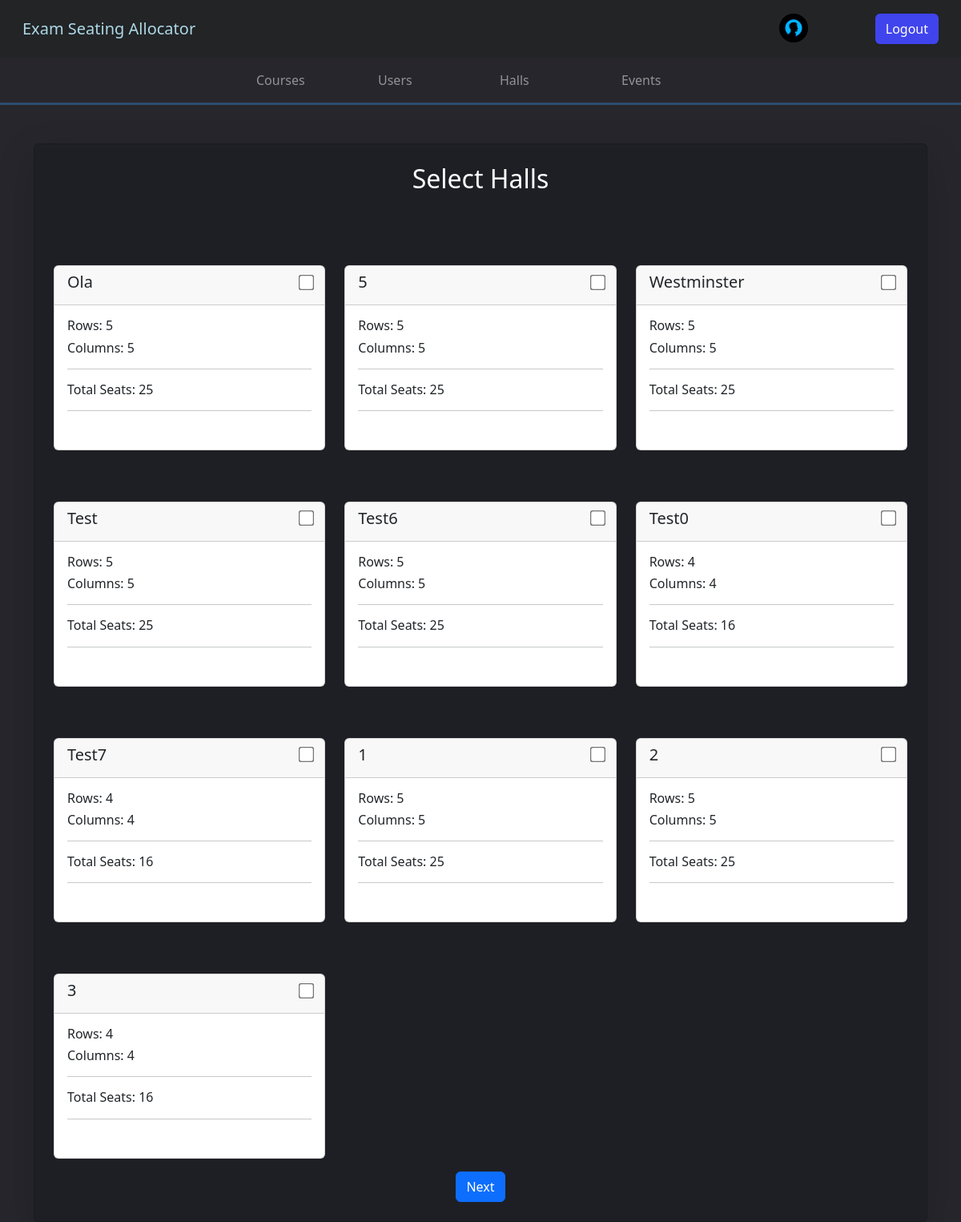
The app's page /create_new_event_halls/90 (signed in), older data.
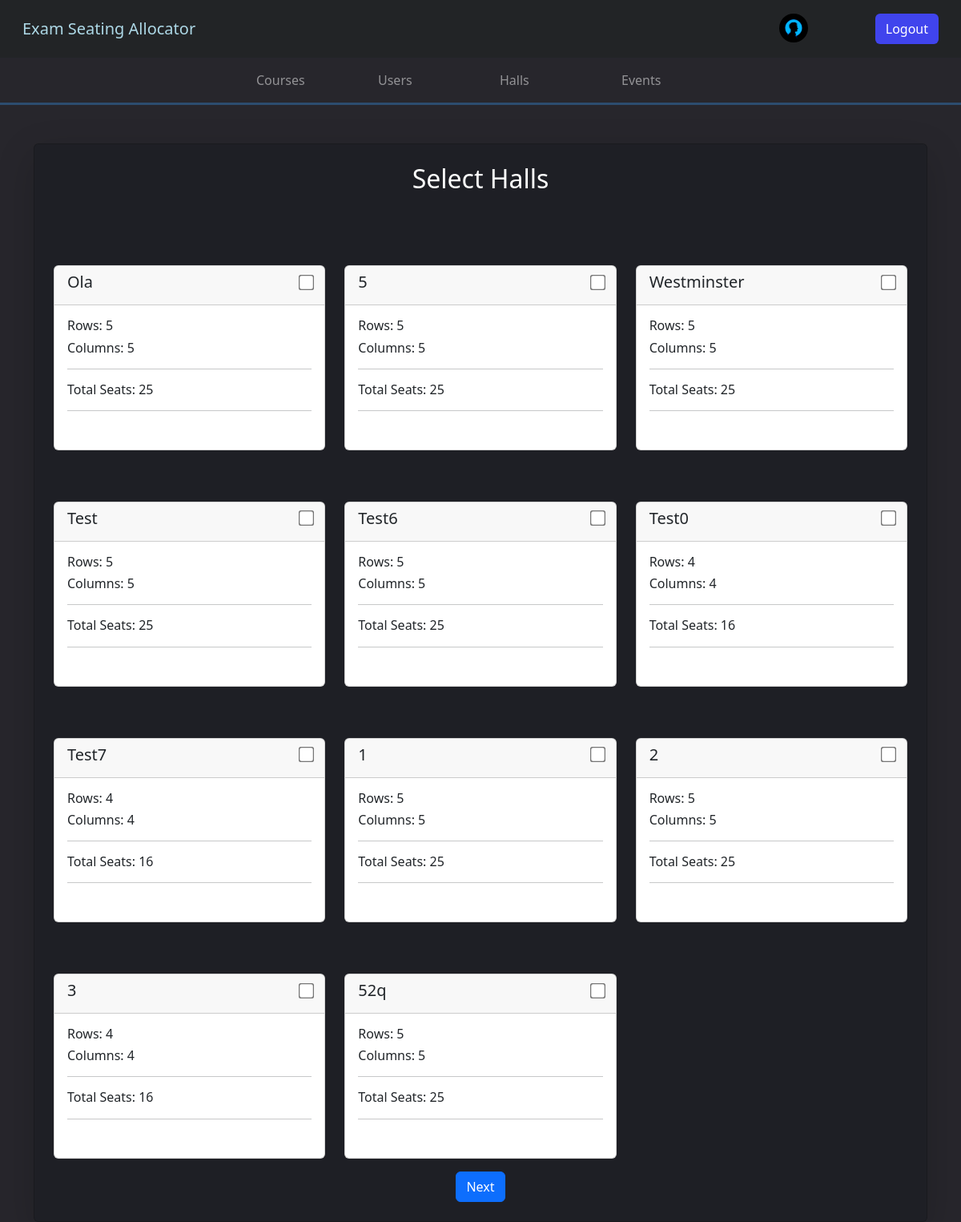
The same page, newer data.
### api/models.py (models this page shows)
class Hall(models.Model):
    name = models.CharField(max_length=100)
    rows = models.IntegerField()
    columns = models.IntegerField()
    noOfSeats = models.IntegerField(default=1)

### api/views.py (the view, shortened to what this page needs)
def create_new_event_halls(request, id):
    halls = Hall.objects.all()
    event = Event.objects.get(id=id)
    context = {"homeurl": "admin_home", "halls": halls}
    return render(request, "createNewEventHalls.html", context)

### api/templates/createNewEventHalls.html (shortened to what this page needs)
{%extends "base.html"%} {%block start%}
<div class="container mt-5">
  <form
    class="mx-auto card p-4 shadow-lg forms d-flex justify-content-between align-items-center"
    method="post"
    enctype="multipart/form-data"
  >
    <h2>Select Halls</h2>
    <div class="row">
      {%for hall in halls%}
      <div class="col-md-4 mt-5">
        <div class="card mb-3">
          <div
            class="card-header d-flex justify-content-between align-items-center"
          >
            <h5 class="card-title">{{hall.name |capfirst}}</h5>
            <input
              class="card-title"
              type="checkbox"
              value="{{hall.id}}"
              id="{{hall.id}}"
              name="selectedhalls"
              style="transform: scale(1.5)"
            />
          </div>
          <div class="card-body mb-3">
              <h6><span>Rows:</span> {{ hall.rows }}</h6>
            <h6><span>Columns:</span> {{ hall.columns }}</h6>
            <hr>
            <h6><span>Total Seats:</span> {{ hall.noOfSeats}}</h6>
            <hr>
          </div>
        </div>
      </div>
      {%endfor%}
    </div>
    <button type="submit" class="btn btn-primary">Next</button>
  </form>
</div>
{%endblock%}

Row changes from the older to the newer data that the page shows:
added Hall: name "52q", rows "5", columns "5", noOfSeats "25"
